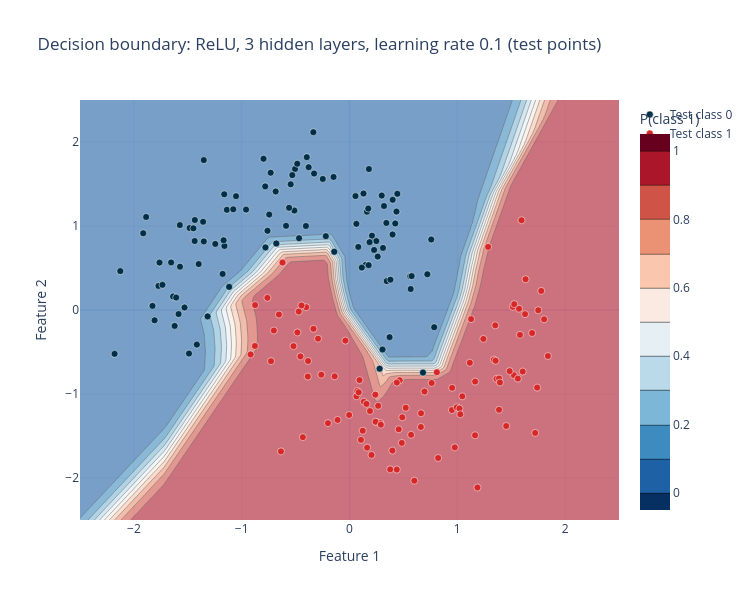

This figure's notebook cell:
### Markdown cell above
### 4.4 What the best model learned

The decision boundary of the ReLU network with 3 hidden layers (learning rate 0.1) shows how the trained network separates the two moons. The shaded background is the predicted probability of class 1; the points are the test set.

### Code cell
best_net, best_params, _ = runs[("relu", "3 hidden", 0.1)]
xx, yy = np.meshgrid(np.linspace(-2.5, 2.5, 200), np.linspace(-2.5, 2.5, 200))
grid_probs, _ = forward_propagation(np.vstack([xx.ravel(), yy.ravel()]), best_params, best_net)

fig = go.Figure()
fig.add_trace(go.Contour(x=xx[0], y=yy[:, 0], z=grid_probs.reshape(xx.shape), colorscale="RdBu_r",
                         opacity=0.6, contours=dict(start=0, end=1, size=0.1), colorbar=dict(title="P(class 1)")))
for label, color in [(0, "#003049"), (1, "#D62828")]:
    mask = data.y_test[0] == label
    fig.add_trace(go.Scatter(x=data.X_test[0, mask], y=data.X_test[1, mask], mode="markers", name=f"Test class {label}",
                             marker=dict(color=color, size=7, line=dict(width=0.5, color="white"))))
fig.update_layout(title="Decision boundary: ReLU, 3 hidden layers, learning rate 0.1 (test points)",
                  xaxis_title="Feature 1", yaxis_title="Feature 2", template="plotly_white", width=750, height=600)
fig.show()
